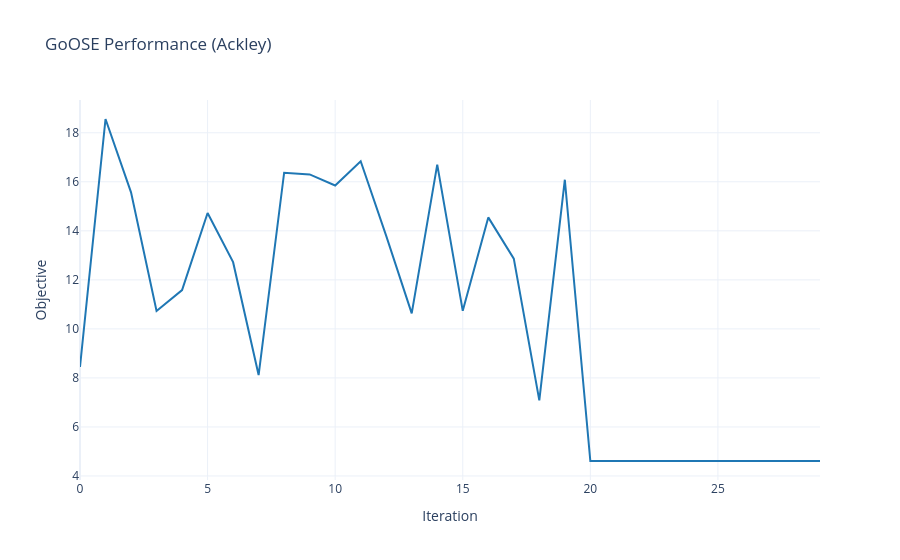

The notebook cell saved with this chart:
### Code cell
import plotly.graph_objects as go
import numpy as np
import numpy.typing as npt

def plot_safeopt_objective_plotly(
        algorithm: SafeBOAlgorithm,
        state: BOParams
        ):
    
    Y: npt.NDArray[np.float16] = algorithm.Y_safe.detach().cpu().numpy().flatten()
    max_iter: int = state.sampling.max_iterations
    increment: npt.NDArray[np.int8] = np.arange(0, max_iter, 1, dtype=np.int8)

    print(Y[max_iter:])

    fig = go.Figure()
    fig.add_trace(
        go.Scatter(
            x=increment, 
            y=Y[-max_iter:], 
            mode='lines', 
            name='GoOSE',
            line=dict(color='#1f77b4')
        )
    )
    fig.update_layout(
        title=f'{algorithm.__class__.__name__} Performance ({algorithm.objective_function.__class__.__name__.capitalize()})',
        xaxis_title='Iteration',
        yaxis_title='Objective',
        template='plotly_white',
        legend=dict(
            yanchor="top",
            y=0.99,
            xanchor="right",
            x=0.99
        )
    )
    
    fig.show(renderer="vscode") 

plot_safeopt_objective_plotly(
    algorithm=algorithm,
    state=state,
)

### Figure 1 — Plotly figure (JSON) as saved in the notebook; plotly's stock layout.template omitted (floating-point values rounded to 4 significant figures)
{"data": [{"line": {"color": "#1f77b4"}, "mode": "lines", "name": "GoOSE", "type": "scatter", "x": [0, 1, 2, 3, 4, 5, 6, 7, 8, 9, 10, 11, 12, 13, 14, 15, 16, 17, 18, 19, 20, 21, 22, 23, 24, 25, 26, 27, 28, 29], "y": [8.446, 18.56, 15.57, 10.73, 11.58, 14.73, 12.72, 8.117, 16.37, 16.3, 15.85, 16.84, 13.79, 10.63, 16.7, 10.74, 14.55, 12.87, 7.086, 16.08, 4.611, 4.611, 4.611, 4.611, 4.611, 4.611, 4.611, 4.611, 4.611, 4.611]}], "layout": {"legend": {"x": 0.99, "xanchor": "right", "y": 0.99, "yanchor": "top"}, "title": {"text": "GoOSE Performance (Ackley)"}, "xaxis": {"title": {"text": "Iteration"}}, "yaxis": {"title": {"text": "Objective"}}}}
